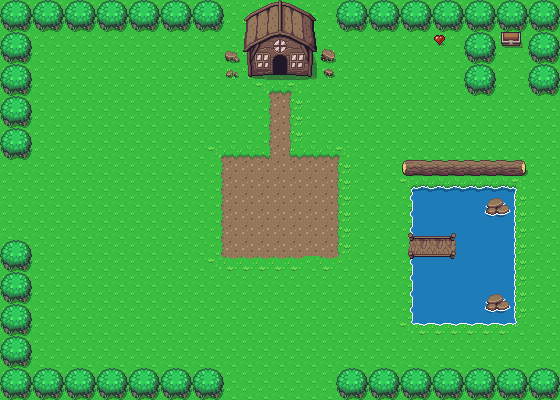

Below is a game level as drawn by its tile map, then a one-line description and the .tmx file that defines it, in full:
An orthogonal 35x25 tile map with 16x16 px tiles, 2 tile layers (Base, Objects), 2 tilesets.

<map version="1.10" tiledversion="1.11.2" orientation="orthogonal" renderorder="right-down" width="35" height="25" tilewidth="16" tileheight="16" infinite="0" nextlayerid="10" nextobjectid="1">
 <editorsettings>
  <export target="TestMap3.lua" format="lua" />
 </editorsettings>
 <tileset firstgid="1" source="NewOverWorld.tsx" />
 <tileset firstgid="1441" source="Objects.tsx" />
 <layer id="1" name="Base" width="35" height="25" locked="1">
  <data encoding="csv">
1,1,1,1,1,1,1,1,1,1,1,1,1,1,1,1,1,1,1,1,1,1,1,1,1,1,1,1,1,1,1,1,1,1,1,
1,1,1,1,1,1,1,1,1,1,1,1,1,1,1,1,1,1,1,1,1,1,1,1,1,1,1,1,1,1,1,1,1,1,1,
1,1,1,1,1,1,1,1,1,1,1,1,1,1,1,1,1,1,1,1,1,1,1,1,1,1,1,1,1,1,1,1,1,1,1,
1,1,1,1,1,1,1,1,1,1,1,1,1,1,1,1,1,1,1,1,1,1,1,1,1,1,1,1,1,1,1,1,1,1,1,
1,1,1,1,1,1,1,1,1,1,1,1,1,1,1,1,1,1,1,1,1,1,1,1,1,1,1,1,1,1,1,1,1,1,1,
1,1,1,1,1,1,1,1,1,1,1,1,1,1,1,1,121,122,123,1,1,1,1,1,1,1,1,1,1,1,1,1,1,1,1,
1,1,1,1,1,1,1,1,1,1,1,1,1,1,1,1,161,162,163,1,1,1,1,1,1,1,1,1,1,1,1,1,1,1,1,
1,1,1,1,1,1,1,1,1,1,1,1,1,1,1,1,161,162,163,1,1,1,1,1,1,1,1,1,1,1,1,1,1,1,1,
1,1,1,1,1,1,1,1,1,1,1,1,1,1,1,1,161,162,163,1,1,1,1,1,1,1,1,1,1,1,1,1,1,1,1,
1,1,1,1,1,1,1,1,1,1,1,1,1,1,121,122,282,162,281,122,123,1,1,1,1,1,1,1,1,1,1,1,1,1,1,
1,1,1,1,1,1,1,1,1,1,1,1,1,1,161,162,162,162,162,162,163,1,1,1,1,1,1,1,1,1,1,1,1,1,1,
1,1,1,1,1,1,1,1,1,1,1,1,1,1,161,162,162,162,162,162,163,1,1,1,1,243,244,244,244,244,244,244,245,1,1,
1,1,1,1,1,1,1,1,1,1,1,1,1,1,161,162,162,162,162,162,163,1,1,1,1,283,284,284,284,284,284,284,285,1,1,
1,1,1,1,1,1,1,1,1,1,1,1,1,1,161,162,162,162,162,162,163,1,1,1,1,283,284,284,284,284,284,284,285,1,1,
1,1,1,1,1,1,1,1,1,1,1,1,1,1,161,162,162,162,162,162,163,1,1,1,1,283,284,284,284,284,284,284,285,1,1,
1,1,1,1,1,1,1,1,1,1,1,1,1,1,201,202,202,202,202,202,203,1,1,1,1,283,284,284,284,284,284,284,285,1,1,
1,1,1,1,1,1,1,1,1,1,1,1,1,1,1,1,1,1,1,1,1,1,1,1,1,283,284,284,284,284,284,284,285,1,1,
1,1,1,1,1,1,1,1,1,1,1,1,1,1,1,1,1,1,1,1,1,1,1,1,1,283,284,284,284,284,284,284,285,1,1,
1,1,1,1,1,1,1,1,1,1,1,1,1,1,1,1,1,1,1,1,1,1,1,1,1,283,284,284,284,284,284,284,285,1,1,
1,1,1,1,1,1,1,1,1,1,1,1,1,1,1,1,1,1,1,1,1,1,1,1,1,283,284,284,284,284,284,284,285,1,1,
1,1,1,1,1,1,1,1,1,1,1,1,1,1,1,1,1,1,1,1,1,1,1,1,1,323,324,324,324,324,324,324,325,1,1,
1,1,1,1,1,1,1,1,1,1,1,1,1,1,1,1,1,1,1,1,1,1,1,1,1,1,1,1,1,1,1,1,1,1,1,
1,1,1,1,1,1,1,1,1,1,1,1,1,1,1,1,1,1,1,1,1,1,1,1,1,1,1,1,1,1,1,1,1,1,1,
1,1,1,1,1,1,1,1,1,1,1,1,1,1,1,1,1,1,1,1,1,1,1,1,1,1,1,1,1,1,1,1,1,1,1,
1,1,1,1,1,1,1,1,1,1,1,1,1,1,1,1,1,1,1,1,1,1,1,1,1,1,1,1,1,1,1,1,1,1,1
</data>
 </layer>
 <layer id="9" name="Objects" width="35" height="25">
  <data encoding="csv">
646,647,646,647,646,647,646,647,646,647,646,647,646,647,0,7,8,9,10,11,0,646,647,646,647,646,647,646,647,646,647,646,647,646,647,
686,687,686,687,686,687,686,687,686,687,686,687,686,687,0,47,48,49,50,51,0,686,687,686,687,686,687,686,687,686,687,686,687,686,687,
646,647,0,0,0,0,0,0,0,0,0,0,0,0,0,87,88,89,90,91,0,0,0,0,0,0,0,1540,0,646,647,1450,1451,646,647,
686,687,0,0,0,0,0,0,0,0,0,0,0,0,210,127,128,129,130,131,208,0,0,0,0,0,0,0,0,686,687,1,0,686,687,
646,647,0,0,0,0,0,0,0,0,0,0,0,0,211,167,168,169,170,171,207,0,0,0,0,0,0,0,0,646,647,0,0,646,647,
686,687,0,0,0,0,0,0,0,0,0,0,0,0,0,0,1161,1162,1163,0,0,0,0,0,0,0,0,0,0,686,687,0,0,686,687,
646,647,0,0,0,0,0,0,0,0,0,0,0,0,0,0,1201,1202,1203,0,0,0,0,0,0,0,0,0,0,1,1,1,0,1,1,
686,687,0,0,0,0,0,0,0,0,0,0,0,0,0,0,1201,1202,1203,0,0,0,0,0,0,0,0,0,0,1,1,1,1,1,1,
646,647,0,0,0,0,0,0,0,0,0,0,0,0,0,0,1201,1202,1203,0,0,0,0,0,0,0,0,0,0,0,0,0,0,0,0,
686,687,0,0,0,0,0,0,0,0,0,0,0,1161,1162,1162,1322,1202,1321,1162,1162,1163,0,0,0,0,0,0,0,0,0,0,0,0,0,
0,0,0,0,0,0,0,0,0,0,0,0,0,1201,1202,1202,1202,1202,1202,1202,1202,1203,0,0,0,204,205,205,205,205,205,205,206,0,0,
0,0,0,0,0,0,0,0,0,0,0,0,0,1201,1202,1202,1202,1202,1202,1202,1202,1203,0,0,0,0,0,0,0,0,0,0,0,0,0,
0,0,0,0,0,0,0,0,0,0,0,0,0,1201,1202,1202,1202,1202,1202,1202,1202,1203,0,0,0,0,0,0,0,0,292,293,0,0,0,
0,0,0,0,0,0,0,0,0,0,0,0,0,1201,1202,1202,1202,1202,1202,1202,1202,1203,0,0,0,0,0,0,0,0,332,333,0,0,0,
0,0,0,0,0,0,0,0,0,0,0,0,0,1201,1202,1202,1202,1202,1202,1202,1202,1203,0,0,0,249,250,250,251,0,0,0,0,0,0,
646,647,0,0,0,0,0,0,0,0,0,0,0,1201,1202,1202,1202,1202,1202,1202,1202,1203,0,0,0,289,290,290,291,0,0,0,0,0,0,
686,687,0,0,0,0,0,0,0,0,0,0,0,1241,1242,1242,1242,1242,1242,1409,1242,1243,0,0,0,329,330,330,331,0,0,0,0,0,0,
646,647,0,0,0,0,0,0,0,0,0,0,0,0,0,0,0,0,0,0,0,0,0,0,0,0,0,0,0,0,0,0,0,0,0,
686,687,0,0,0,0,0,0,0,0,0,0,0,0,0,0,0,0,0,0,0,0,0,0,0,0,0,0,0,0,292,293,0,0,0,
646,647,0,0,0,0,0,0,0,0,0,0,0,0,0,0,0,0,0,0,0,0,0,0,0,0,0,0,0,0,332,333,0,0,0,
686,687,0,0,0,0,0,0,0,0,0,0,0,0,0,0,0,0,0,0,0,0,0,0,0,0,0,0,0,0,0,0,0,0,0,
646,647,0,0,0,0,0,0,0,0,0,0,0,0,0,0,0,0,0,0,0,0,0,0,0,0,0,0,0,0,0,0,0,0,0,
686,687,0,0,0,0,0,0,0,0,0,0,0,0,0,0,0,0,0,0,0,0,0,0,0,0,0,0,0,0,0,0,0,0,0,
646,647,646,647,646,647,646,647,646,647,646,647,646,647,0,0,0,0,0,0,0,646,647,646,647,646,647,646,647,646,647,646,647,646,647,
686,687,686,687,686,687,686,687,686,687,686,687,686,687,0,0,0,0,0,0,0,686,687,686,687,686,687,686,687,686,687,686,687,686,687
</data>
 </layer>
 <objectgroup id="8" name="Walls" />
 <objectgroup id="7" name="Loot" />
 <objectgroup id="6" name="Trees" />
 <objectgroup id="5" name="Chest" />
 <objectgroup id="4" name="Enemies" />
 <objectgroup id="3" name="Water" />
 <objectgroup id="2" name="Transitions" />
</map>
